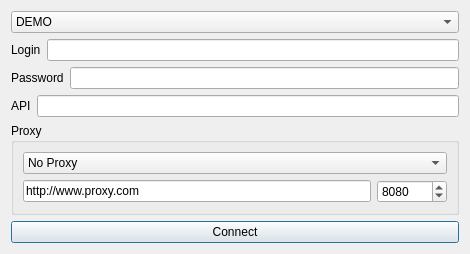
<?xml version="1.0" encoding="UTF-8"?>
<ui version="4.0">
 <class>DialogConnection</class>
 <widget class="QDialog" name="DialogConnection">
  <property name="geometry">
   <rect>
    <x>0</x>
    <y>0</y>
    <width>470</width>
    <height>236</height>
   </rect>
  </property>
  <property name="maximumSize">
   <size>
    <width>16777215</width>
    <height>236</height>
   </size>
  </property>
  <property name="windowTitle">
   <string>Connection</string>
  </property>
  <layout class="QVBoxLayout" name="verticalLayout_2">
   <item>
    <widget class="QComboBox" name="comboBox_AccountType">
     <item>
      <property name="text">
       <string>DEMO</string>
      </property>
     </item>
     <item>
      <property name="text">
       <string>REAL</string>
      </property>
     </item>
    </widget>
   </item>
   <item>
    <layout class="QHBoxLayout" name="horizontalLayout_APIKey_2">
     <item>
      <widget class="QLabel" name="label_2">
       <property name="text">
        <string>Login</string>
       </property>
      </widget>
     </item>
     <item>
      <widget class="QLineEdit" name="lineEdit_login">
       <property name="text">
        <string/>
       </property>
      </widget>
     </item>
    </layout>
   </item>
   <item>
    <layout class="QHBoxLayout" name="horizontalLayout_APIKey_3">
     <item>
      <widget class="QLabel" name="label_3">
       <property name="text">
        <string>Password</string>
       </property>
      </widget>
     </item>
     <item>
      <widget class="QLineEdit" name="lineEdit_password">
       <property name="text">
        <string/>
       </property>
       <property name="echoMode">
        <enum>QLineEdit::Password</enum>
       </property>
      </widget>
     </item>
    </layout>
   </item>
   <item>
    <layout class="QHBoxLayout" name="horizontalLayout_APIKey">
     <item>
      <widget class="QLabel" name="label">
       <property name="text">
        <string>API</string>
       </property>
      </widget>
     </item>
     <item>
      <widget class="QLineEdit" name="lineEdit_api">
       <property name="text">
        <string/>
       </property>
      </widget>
     </item>
    </layout>
   </item>
   <item>
    <widget class="QGroupBox" name="groupBox">
     <property name="title">
      <string>Proxy</string>
     </property>
     <property name="checkable">
      <bool>false</bool>
     </property>
     <layout class="QGridLayout" name="gridLayout">
      <item row="2" column="0">
       <widget class="QLineEdit" name="lineEdit_proxy">
        <property name="text">
         <string>http://www.proxy.com</string>
        </property>
       </widget>
      </item>
      <item row="2" column="1">
       <widget class="QSpinBox" name="spinBox_ProxyPort">
        <property name="minimumSize">
         <size>
          <width>70</width>
          <height>0</height>
         </size>
        </property>
        <property name="maximum">
         <number>65535</number>
        </property>
        <property name="value">
         <number>8080</number>
        </property>
       </widget>
      </item>
      <item row="0" column="0" colspan="2">
       <widget class="QComboBox" name="comboBox_proxy">
        <item>
         <property name="text">
          <string>No Proxy</string>
         </property>
        </item>
        <item>
         <property name="text">
          <string>Sytem Proxy</string>
         </property>
        </item>
        <item>
         <property name="text">
          <string>User Proxy</string>
         </property>
        </item>
       </widget>
      </item>
     </layout>
    </widget>
   </item>
   <item>
    <widget class="QPushButton" name="pushButton_Connect">
     <property name="text">
      <string>Connect</string>
     </property>
    </widget>
   </item>
  </layout>
 </widget>
 <resources/>
 <connections/>
</ui>
